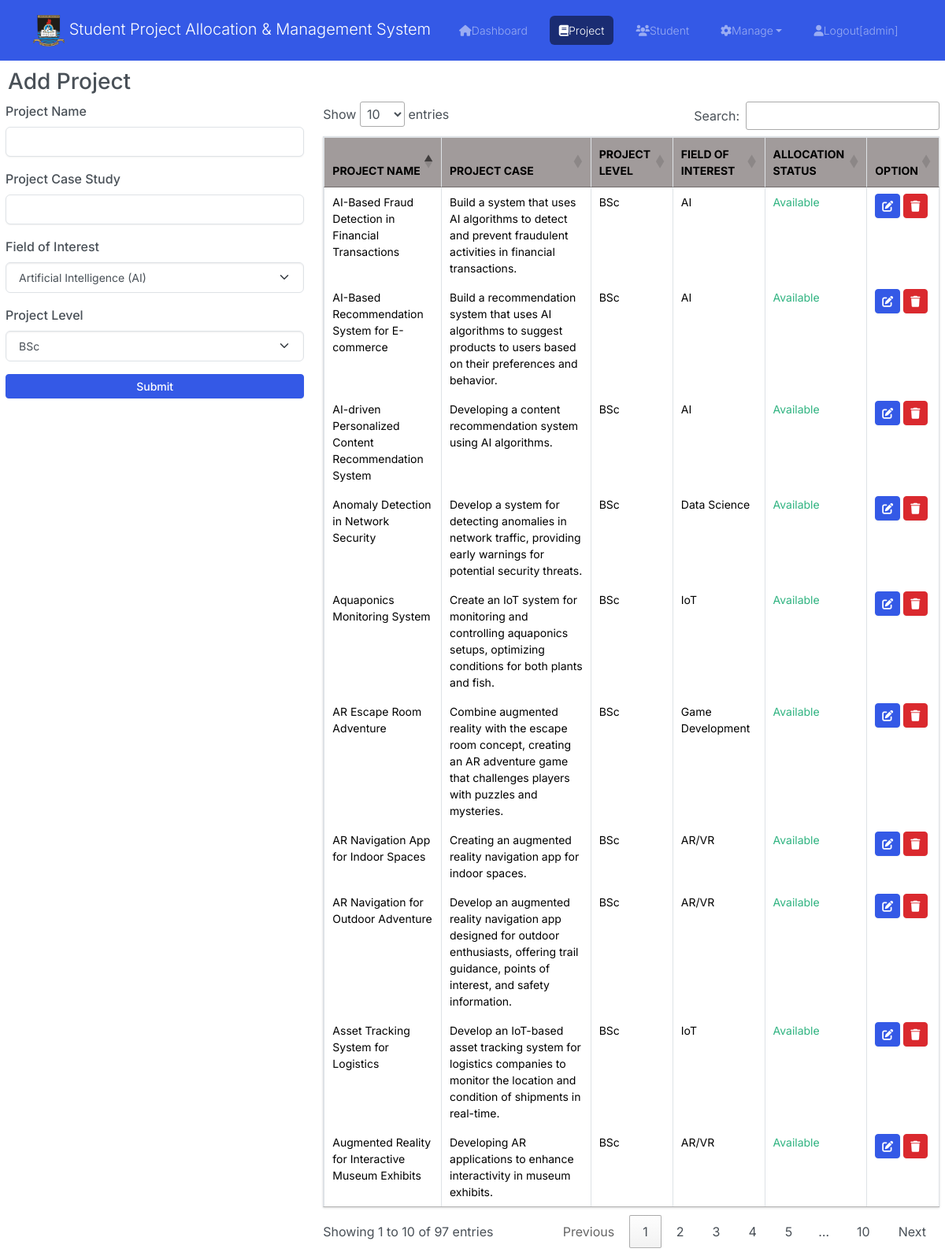
The app's page /create-project.php with its own data.
### tables this page shows
CREATE TABLE `project` (
  `id` int(11) NOT NULL,
  `project_name` varchar(255) NOT NULL,
  `project_case` varchar(255) NOT NULL,
  `project_level` varchar(50) NOT NULL DEFAULT 'BSc',
  `allocation` tinyint(1) NOT NULL DEFAULT 0,
  `field_of_interest` varchar(255) DEFAULT NULL
);

### all_project.php (the view)
<table class="table table-bordered table-hover project_table">
    <thead>
        <tr>
            <th>Project Name</th>
            <th>Project Case</th>
            <th>Project Level</th>
            <th>Field of Interest</th>
            <th>Allocation Status</th>
            <th>Option</th>
        </tr>
    </thead>
    <tbody>
        <?php
        $query = $db->query("SELECT * FROM project");
        $rows = $query->fetchAll(PDO::FETCH_OBJ);
        foreach ($rows as $row) {
            $project_name = $row->project_name;
            $project_case = $row->project_case;
            $project_level = $row->project_level;
            $field_of_interest = $row->field_of_interest;
            $allocation = $row->allocation;
        ?>
            <tr>
                <td><?php echo $project_name; ?></td>
                <td><?php echo $project_case; ?></td>
                <td><?php echo $project_level ?></td>
                <td><?php echo $field_of_interest ?></td>
                <td><?php echo ($allocation == 0) ? '<label class="text-success">Available</label>' : '<label class="text-danger">Unavailable</label>' ?></td>
                <td>
                    <a class="btn btn-sm btn-primary" href="editproject.php?id=<?php echo $row->id; ?>"><i class="fa fa-edit"></i></a>
                    <a class="btn btn-sm btn-danger" onclick="return confirm('Are you sure you want to delete project? ')" href="deleteproject.php?id=<?php echo $row->id; ?>"><i class="fa fa-trash"></i></a>
                </td>
            </tr>
        <?php
        }
        ?>
    </tbody>
</table>

### css/styles.css (style rules this page uses)
* { padding: 0; margin: 0; box-sizing: border-box; }
.project_table { font-size: 12px; }
.project_table th, .project_table td { padding: 5px; }
.project_table thead th { background-color: #a19b9b; }

### css/profilesty.css (style rules this page uses)
* { padding: 0; margin: 0; box-sizing: border-box; }
.project_table { font-size: 12px; }
.project_table th, .project_table td { padding: 5px; }
.project_table thead th { background-color: #a19b9b; }
::placeholder { font-size: 0.9rem; font-weight: 400; line-height: 1.5; }

### records on screen
project: project_name "AI-driven Personalized Content Recommendation System", project_case "Developing a content recommendation system using AI algorithms.", project_level "BSc", field_of_interest "AI", allocation "Available"
project: project_name "AR Navigation App for Indoor Spaces", project_case "Creating an augmented reality navigation app for indoor spaces.", project_level "BSc", field_of_interest "AR/VR", allocation "Available"
project: project_name "Augmented Reality for Interactive Museum Exhibits", project_case "Developing AR applications to enhance interactivity in museum exhibits.", project_level "BSc", field_of_interest "AR/VR", allocation "Available"
project: project_name "Anomaly Detection in Network Security", project_case "Develop a system for detecting anomalies in network traffic, providing early warnings for potential security threats.", project_level "BSc", field_of_interest "Data Science", allocation "Available"
project: project_name "Aquaponics Monitoring System", project_case "Create an IoT system for monitoring and controlling aquaponics setups, optimizing conditions for both plants and fish.", project_level "BSc", field_of_interest "IoT", allocation "Available"
project: project_name "Asset Tracking System for Logistics", project_case "Develop an IoT-based asset tracking system for logistics companies to monitor the location and condition of shipments in real-time.", project_level "BSc", field_of_interest "IoT", allocation "Available"
project: project_name "AR Navigation for Outdoor Adventure", project_case "Develop an augmented reality navigation app designed for outdoor enthusiasts, offering trail guidance, points of interest, and safety information.", project_level "BSc", field_of_interest "AR/VR", allocation "Available"
project: project_name "AR Escape Room Adventure", project_case "Combine augmented reality with the escape room concept, creating an AR adventure game that challenges players with puzzles and mysteries.", project_level "BSc", field_of_interest "Game Development", allocation "Available"
project: project_name "AI-Based Fraud Detection in Financial Transactions", project_case "Build a system that uses AI algorithms to detect and prevent fraudulent activities in financial transactions.", project_level "BSc", field_of_interest "AI", allocation "Available"
project: project_name "AI-Based Recommendation System for E-commerce", project_case "Build a recommendation system that uses AI algorithms to suggest products to users based on their preferences and behavior.", project_level "BSc", field_of_interest "AI", allocation "Available"
